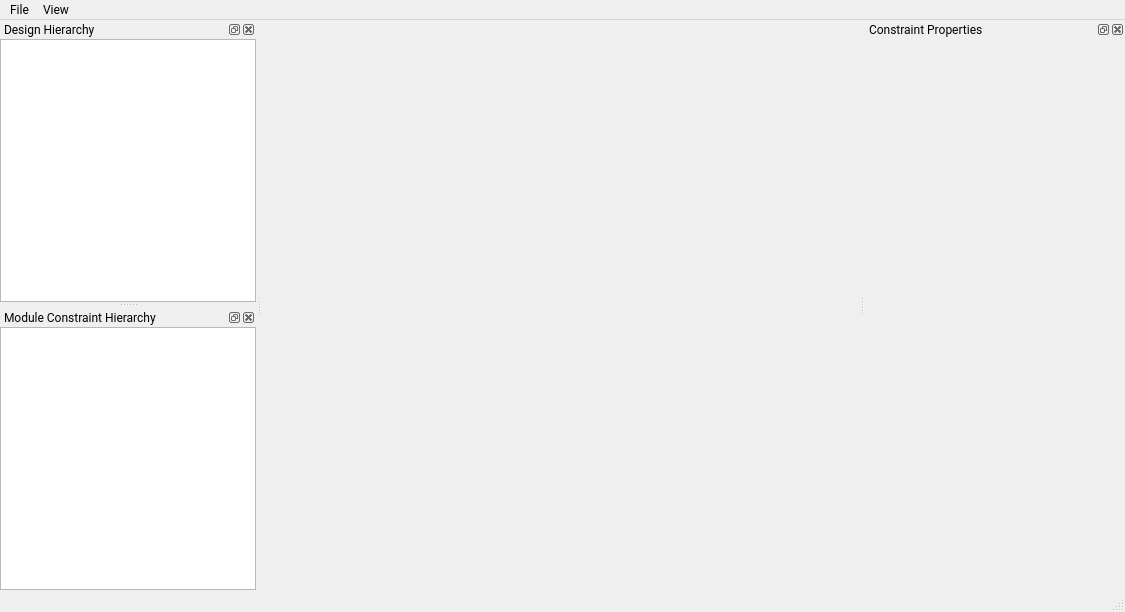
<?xml version="1.0" encoding="UTF-8"?>
<ui version="4.0">
 <class>MainWindow</class>
 <widget class="QMainWindow" name="MainWindow">
  <property name="geometry">
   <rect>
    <x>0</x>
    <y>0</y>
    <width>1125</width>
    <height>612</height>
   </rect>
  </property>
  <property name="font">
   <font>
    <family>Roboto</family>
   </font>
  </property>
  <property name="windowTitle">
   <string>Hammer IRView</string>
  </property>
  <property name="documentMode">
   <bool>false</bool>
  </property>
  <property name="tabShape">
   <enum>QTabWidget::TabShape::Rounded</enum>
  </property>
  <property name="dockOptions">
   <set>QMainWindow::DockOption::AllowTabbedDocks|QMainWindow::DockOption::AnimatedDocks|QMainWindow::DockOption::VerticalTabs</set>
  </property>
  <property name="unifiedTitleAndToolBarOnMac">
   <bool>false</bool>
  </property>
  <widget class="QWidget" name="centralwidget">
   <layout class="QHBoxLayout" name="horizontalLayout">
    <property name="spacing">
     <number>0</number>
    </property>
    <property name="leftMargin">
     <number>0</number>
    </property>
    <property name="topMargin">
     <number>0</number>
    </property>
    <property name="rightMargin">
     <number>0</number>
    </property>
    <property name="bottomMargin">
     <number>0</number>
    </property>
    <item>
     <widget class="QTabWidget" name="tabs">
      <property name="currentIndex">
       <number>-1</number>
      </property>
      <property name="documentMode">
       <bool>true</bool>
      </property>
      <property name="tabsClosable">
       <bool>false</bool>
      </property>
      <property name="movable">
       <bool>true</bool>
      </property>
     </widget>
    </item>
   </layout>
  </widget>
  <widget class="QMenuBar" name="menubar">
   <property name="geometry">
    <rect>
     <x>0</x>
     <y>0</y>
     <width>1125</width>
     <height>21</height>
    </rect>
   </property>
   <widget class="QMenu" name="menuFile">
    <property name="title">
     <string>File</string>
    </property>
    <addaction name="actionOpenYml"/>
    <addaction name="actionOpenSram"/>
   </widget>
   <widget class="QMenu" name="menuView">
    <property name="title">
     <string>View</string>
    </property>
    <addaction name="actionRenderHierarchical"/>
    <addaction name="actionAssign_LEFs"/>
   </widget>
   <addaction name="menuFile"/>
   <addaction name="menuView"/>
  </widget>
  <widget class="QStatusBar" name="statusbar"/>
  <widget class="QDockWidget" name="dockHierarchy">
   <property name="minimumSize">
    <size>
     <width>140</width>
     <height>106</height>
    </size>
   </property>
   <property name="floating">
    <bool>false</bool>
   </property>
   <property name="features">
    <set>QDockWidget::DockWidgetFeature::DockWidgetClosable|QDockWidget::DockWidgetFeature::DockWidgetFloatable|QDockWidget::DockWidgetFeature::DockWidgetMovable</set>
   </property>
   <property name="windowTitle">
    <string>Design Hierarchy</string>
   </property>
   <attribute name="dockWidgetArea">
    <number>1</number>
   </attribute>
   <widget class="QWidget" name="dockWidgetContents">
    <layout class="QGridLayout" name="gridLayout">
     <property name="leftMargin">
      <number>0</number>
     </property>
     <property name="topMargin">
      <number>0</number>
     </property>
     <property name="rightMargin">
      <number>0</number>
     </property>
     <property name="bottomMargin">
      <number>0</number>
     </property>
     <item row="0" column="0">
      <widget class="QTreeView" name="designHierarchyTree">
       <property name="expandsOnDoubleClick">
        <bool>false</bool>
       </property>
      </widget>
     </item>
    </layout>
   </widget>
  </widget>
  <widget class="QDockWidget" name="dockProperties">
   <property name="minimumSize">
    <size>
     <width>260</width>
     <height>34</height>
    </size>
   </property>
   <property name="windowTitle">
    <string>Constraint Properties</string>
   </property>
   <attribute name="dockWidgetArea">
    <number>2</number>
   </attribute>
   <widget class="QWidget" name="dockPropertiesContent">
    <layout class="QGridLayout" name="gridLayout_3">
     <property name="leftMargin">
      <number>0</number>
     </property>
     <property name="topMargin">
      <number>0</number>
     </property>
     <property name="rightMargin">
      <number>0</number>
     </property>
     <property name="bottomMargin">
      <number>0</number>
     </property>
    </layout>
   </widget>
  </widget>
  <widget class="QDockWidget" name="dockModuleHierarchy">
   <property name="minimumSize">
    <size>
     <width>140</width>
     <height>106</height>
    </size>
   </property>
   <property name="allowedAreas">
    <set>Qt::DockWidgetArea::AllDockWidgetAreas</set>
   </property>
   <property name="windowTitle">
    <string>Module Constraint Hierarchy</string>
   </property>
   <attribute name="dockWidgetArea">
    <number>1</number>
   </attribute>
   <widget class="QWidget" name="dockWidgetContents_2">
    <layout class="QGridLayout" name="gridLayout_2">
     <property name="leftMargin">
      <number>0</number>
     </property>
     <property name="topMargin">
      <number>0</number>
     </property>
     <property name="rightMargin">
      <number>0</number>
     </property>
     <property name="bottomMargin">
      <number>0</number>
     </property>
     <item row="0" column="0">
      <widget class="QTreeView" name="moduleHierarchyTree">
       <property name="textElideMode">
        <enum>Qt::TextElideMode::ElideMiddle</enum>
       </property>
      </widget>
     </item>
    </layout>
   </widget>
  </widget>
  <action name="actionOpenYml">
   <property name="text">
    <string>Open YML...</string>
   </property>
  </action>
  <action name="actionRenderHierarchical">
   <property name="checkable">
    <bool>true</bool>
   </property>
   <property name="text">
    <string>Render Hierarchical Blocks</string>
   </property>
  </action>
  <action name="actionOpenSram">
   <property name="text">
    <string>Load LEFs from SRAM Compiler...</string>
   </property>
  </action>
  <action name="actionAssign_LEFs">
   <property name="text">
    <string>Assign LEFs...</string>
   </property>
  </action>
 </widget>
 <resources/>
 <connections/>
</ui>
